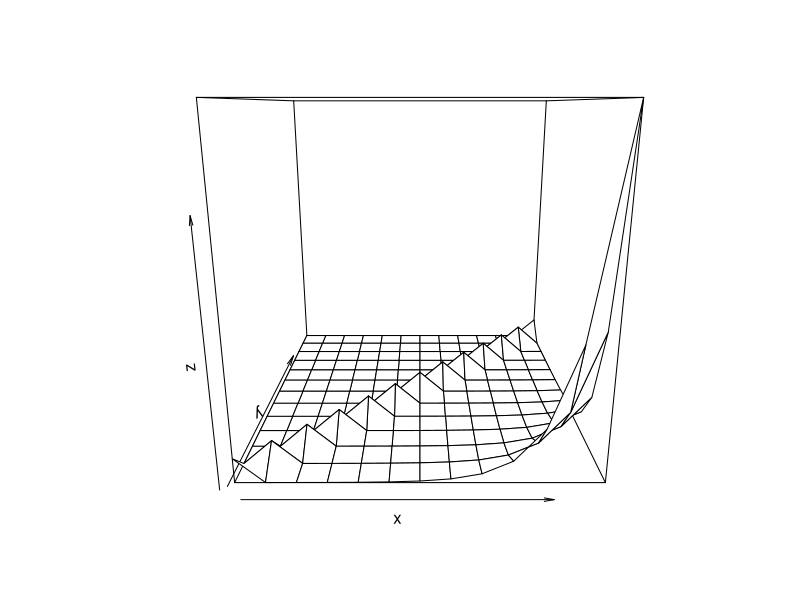
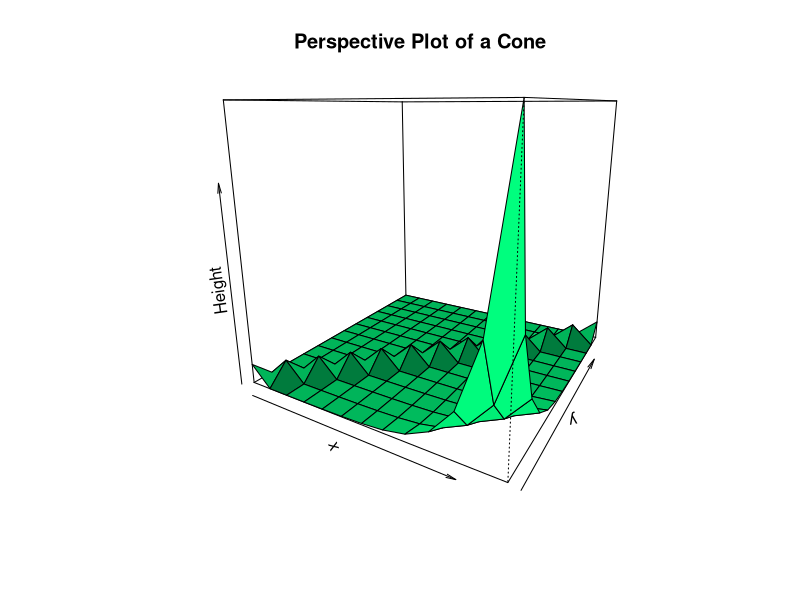

R code for these plots, in order:
# 3d exponetial function plot
cone <- function(x, y){
  exp(x-y)/(x-y+0.001)
}
x <- y <- seq(-2*pi,2* pi, by=1)
z <- outer(x, y, cone)
persp(x, y, z)
persp(x, y, z,
      main="Perspective Plot of a Cone",
      zlab = "Height",
      theta = 30, phi = 15,
      col = "springgreen", shade = 0.5)
